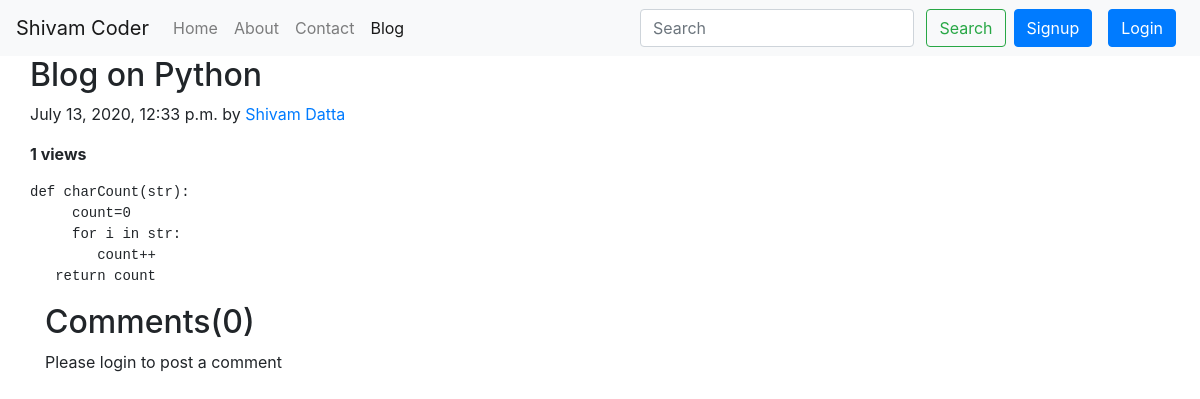
The page /blog/Python blog by shivam datta on the database its author committed.
### blog/models.py (models this page shows, shortened)
class Post(models.Model):
    sno=models.AutoField(primary_key=True)
    title=models.CharField(max_length=255)
    content=models.TextField()
    author=models.CharField(max_length=255)
    slug=models.CharField(max_length=130)
    views=models.IntegerField(default=0)
    timestamp=models.DateTimeField(blank=True)

### blog/views.py (the view)
# urls.py: path('<str:slug>', views.blogpost, name='blogpost'),
def blogpost(request,slug):
    post=Post.objects.filter(slug=slug).first()
    post.views=post.views+1
    post.save()
    comments=BlogComment.objects.filter(post=post,parent=None)
    replies=BlogComment.objects.filter(post=post).exclude(parent=None)
    replyDict={}
    for reply in replies:
        if reply.parent.sno not in replyDict.keys():
            replyDict[reply.parent.sno]=[reply]
        else:
            replyDict[reply.parent.sno].append(reply)
    context={'post':post,'comments':comments,'user':request.user,'replyDict':replyDict}
    return render(request,'blog/blogpost.html',context)

### templates/blog/blogpost.html (shortened to what this page needs)
{% extends 'base.html' %}
{% block blogactive %} active{% endblock blogactive %}
{% block body %}
{% load extras %}
<div class="col-md-8 blog-main">
  <div class="container">
  <div class="blog-post">
    <h2 class="blog-post-title">{{post.title}}</h2>
    <p class="blog-post-meta">{{post.timestamp}} by <a href="/about">{{post.author}}</a></p>
    <b><span>{{post.views}} views</span></b>
    <p><pre>{{post.content}}</pre></p>
  </div>
</div>
</div>
<div class="container">
  <h2>Comments({{comments.count}})</h2>
  <div class="my-2">
    {% if user.is_authenticated %}
    <form action="/blog/postComment" method="post">{% csrf_token %}
      <input type="text" name="comment"  placeholder="Post your comment">
      <input type="hidden" name="postSno" value="{{post.sno}}" >
      <input type="hidden" name="parentSno" value="">
      <button type="submit" class="btn btn-primary">Submit</button>
      </form>
  </div>
  {% else %}
  <p>Please login to post a comment</p>
  {% endif %}
</div>
{% endblock body %}

### rows shown on the page
Post: title "Blog on Python", timestamp "July 13, 2020, 12:33 p.m.", author "Shivam Datta", views "1", content "def charCount(str): count=0 for i in str: count++ return count"

### other values the page prints
{{ comments.count }} "0"
